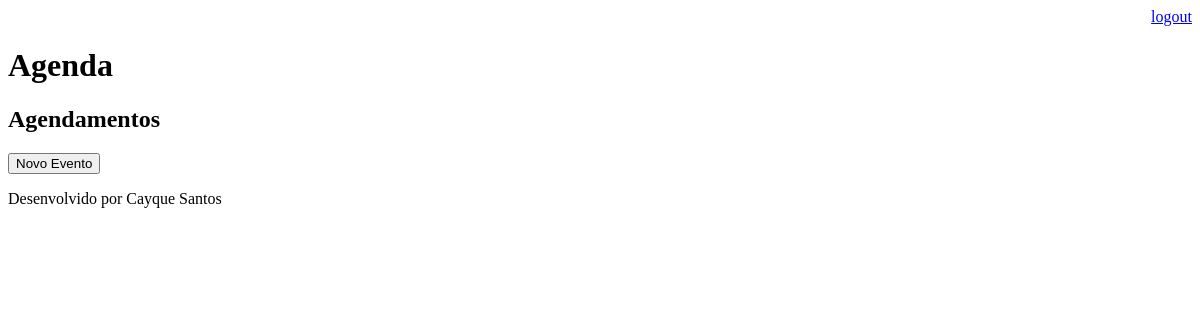
Page /agenda/ (signed in) on the earlier database version.
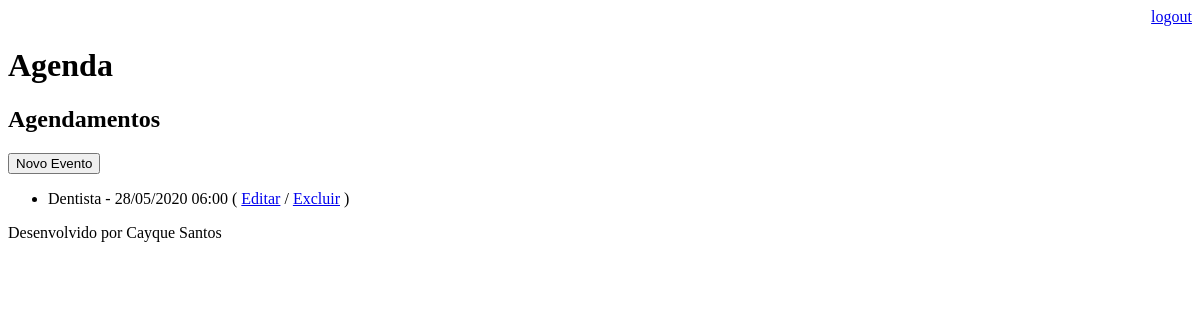
Same page on the later database version.
### core/models.py (models this page shows, shortened)
class Evento(models.Model):
    titulo = models.CharField(max_length=100)
    descricao = models.TextField(blank=True, null=True)
    data_evento = models.DateTimeField(verbose_name="Data do Evento")
    data_criacao = models.DateTimeField(auto_now=True)
    usuario = models.ForeignKey(User, on_delete=models.CASCADE)
    class Meta:
        db_table = 'evento' # forca o django utilizar esse nome ao criar a tabela
    def get_data_evento(self):
        return self.data_evento.strftime('%d/%m/%Y %H:%M')
    def get_evento_atrasado(self):
        return self.data_evento < datetime.now()

### core/views.py (the view)
# urls.py: path('agenda/', views.lista_eventos),
@login_required(login_url='/login/')
def lista_eventos(request):
    usuario = request.user
    data_atual = datetime.now() - timedelta(hours=1)
    evento = Evento.objects.filter(usuario=usuario,data_evento__gt=data_atual)
    dados = {'eventos': evento}
    return render(request,'agenda.html',dados)

### templates/agenda.html (shortened to what this page needs)
{% extends "model-page.html" %}
{% block content %}
    <h2>Agendamentos</h2>
    <a href="evento/">
        <button type="button">Novo Evento</button>
    </a>
    <ul>
        {% for evento in eventos %}
            <li>
                <div style=>
                    {{ evento.titulo }} - {{ evento.get_data_evento }}
                    ( <a href="evento/?id={{ evento.id }}">Editar</a>
                    / <a href="evento/delete/{{ evento.id }}">Excluir</a> )
                </div>
            </li>
        {% endfor %}
    </ul>
{% endblock %}

Differences in the rows shown:
added Evento: titulo "Dentista", get_data_evento "28/05/2020 06:00"
